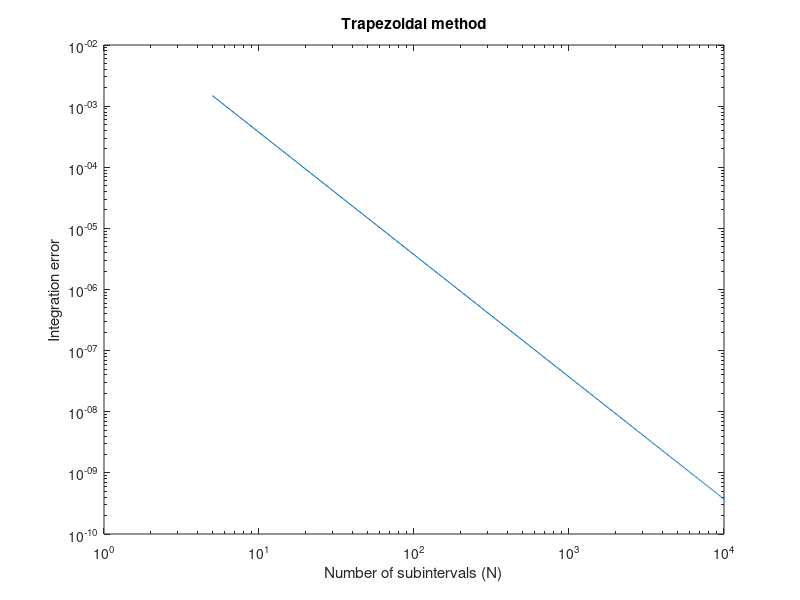

MATLAB code to generate this figure:
function [integration_error, Nt, ft_5, integral_1000] = zadanie2()
    % Numeryczne całkowanie metodą trapezów.
    % Nt - wektor zawierający liczby podprzedziałów całkowania
    % integration_error - integration_error(1,i) zawiera błąd całkowania wyznaczony
    %   dla liczby podprzedziałów równej Nt(i). Zakładając, że obliczona wartość całki
    %   dla Nt(i) liczby podprzedziałów całkowania wyniosła integration_result,
    %   to integration_error(1,i) = abs(integration_result - reference_value),
    %   gdzie reference_value jest wartością referencyjną całki.
    % ft_5 - gęstość funkcji prawdopodobieństwa dla n=5
    % integral_1000 - całka od 0 do 5 funkcji gęstości prawdopodobieństwa
    %   dla 1000 podprzedziałów całkowania
    
    Nt = 5:50:10^4;
    reference_value = 0.0473612919396179; % wartość referencyjna całki
    integration_error = zeros(size(Nt));

    ft_5 = calculate_ft(5);

    integral_1000 = trapezoidal_integration(@calculate_ft, 1000);

    for i = 1:length(Nt)
        integration_result = trapezoidal_integration(@calculate_ft, Nt(i));
       
        integration_error(i) = abs(integration_result - reference_value);
    end

    loglog(Nt, integration_error);
    xlabel('Number of subintervals (N)');
    ylabel('Integration error');
    title('Trapezoidal method');
    saveas(gcf, 'zadanie2.png');

end

function ft = calculate_ft(t)
    mu = 10; 
    sigma = 3; 
    ft = (1 / (sigma * sqrt(2 * pi))) * exp(-((t - mu)^2) / (2 * sigma^2));
end

function integral = trapezoidal_integration(f, N)
    a = 0; 
    b = 5;
    h = (b - a) / N; 
    integral = 0;
    for i = 1:N
        x = a + (i-1)*h;
        x_next = a + i * h;
        integral = integral + ((f(x)+f(x_next))/2)*h;
    end
end